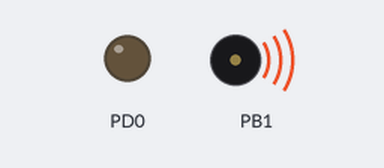
A program run on a simulated ATmega328P, built with avr-gcc and emulated at 8 MHz. Parts: output pins drawn as LEDs (lit = HIGH), buzzer (waves = sounding). At 0.0 s the program stops and its outputs stay as they are.

Above: at 0.1 s.
Timing chart, 0 to 1.5 s (numbered marks = the images above):
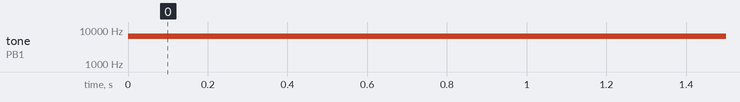

Measured:
- by itself, tone on PB1: silent → 6441 Hz at 0.00 s

The program:

main.c
```c
#include <avr/io.h>
#include "Timer1.h"
#include <stdio.h>
#include <util/delay.h>
 /* Test se probara todas las frecuencias porque si */
 /*
void testTodasLasFrecuencias(){
	TIMER1_set_module();
	uint16_t frecuencia=90;
	char frecuenciaStr[2];
	TIMER1_set_on();
	while (1)
	{
		sprintf(frecuenciaStr, "%u", frecuencia++);
		TIMER1_set_frequency(frecuenciaStr);
		_delay_ms(100);
	}
}
*/
 /* Test sonido policia */
 /*
 void testPolicia(){
	 TIMER1_set_module();
	 int direccion=1;
	 uint16_t frecuencia=200;
	 char frecuenciaStr[2];
	 TIMER1_set_on();
	 while (1)
	 {
		 sprintf(frecuenciaStr, "%u", frecuencia);
		 if (frecuencia==2000){direccion=-1;}
		 if (frecuencia==1000){ direccion=1;}

			frecuencia+=direccion;
		 TIMER1_set_frequency(frecuenciaStr);
		 _delay_ms(1);
	 }
 }
 */
/* Test mSe probara una  frecuencias recibida por valor*/
void testUnaFrecuencia(uint16_t frecuencia){
	TIMER1_set_module();
//	char text[2];
	//sprintf(text, "%u", frecuencia);
	TIMER1_set_tiempo(frecuencia);
	TIMER1_set_on();
	//while (1);
}
int main(void)
{
	//testTodasLasFrecuencias();
	//testPolicia();
	testUnaFrecuencia(100);
}
```

TIMER1.c
```c
#include "Timer1.h"

//parametros de configuracion del timer

/***************************************************************
Funciones globales pero privadas al archivo TIMER1.c
****************************************************************/
void	setOutPB1(){
	DDRB=(1<<PB1); //PB1=salida | El puerto PB1 es el OC1A
}
void	setModeTogle(){
	TCCR1A=(1<<COM1A0); //COM1A=Togle  no funciona en modo PWM
}
void	setModeCTCnoClock(){
	TCCR1B=0; //Modo CTC no prescaler
}
uint8_t isRangoAdmitido(uint16_t frequency){
	return (F_min<=frequency)&&(frequency<=F_max);
}
uint8_t setTopeDelContador(uint16_t frecuenciaDeseada){
	if (isRangoAdmitido(frecuenciaDeseada)){
		resetCounterOn= (F_CPU/(2*1*frecuenciaDeseada))-1;
	return 1;
	}
	return 0;
}
void	setModeCTCnoPreescaler(){
	TCCR1B=(1<<WGM12)|(1<<CS10); //Modo CTC no prescaler
}


/****************************************************************
funciones de acceso publicas
*****************************************************************/
void	TIMER1_set_module(){

	DDR=0x01;

	setTopeDelContador(F_defecto);
	setOutPB1();
	setModeTogle();
	}
uint8_t  TIMER1_set_tiempo(uint8_t tiempo ){
	return setTopeDelContador(1/tiempo);
}
void	TIMER1_set_on(){
	setModeCTCnoPreescaler();
	while(1){
		PORT^=(PORTB&(1<<PB1))<<1; //setea la salida del PB1 a el bit correspondiente
	}
}
void	TIMER1_set_off(){
	setModeCTCnoClock();
}
void	TIMER1_reset_module(){
	TIMER1_set_off();
	TIMER1_set_module();
}
```

TIMER1.h
```c
//Incluciones
#include <avr/io.h>
#include <stdlib.h>
//Definiciones
#ifndef F_CPU
#define F_CPU 8000000L
#endif
#define resetCounterOn OCR1A
#define F_min 100
#define F_max 10000
#define F_defecto 6435

#define PORT PORTD
#define DDR DDRD
#define pin 2;

/*******************************************************************************************************************
Este "objeto" permite administrar una onda cuadrada, generada por el TIMER1,
esta onda es tiene una salida por el bit1 del puerto B, también llamado OC1A, del atmega328P
*******************************************************************************************************************/

//funciones públicas
void TIMER1_set_module(); //Configuración inicial del Timer1
uint8_t TIMER1_set_tiempo(uint8_t tiempo );// recibe la frecuencia por string que tendra la onda generada por el timer1, retorna 1 si esta entre 100 y 10000, 0 en caso contrario
void TIMER1_set_on(); //Al invocarse la función, comienza a producir un sonido.
void TIMER1_set_off(); //Al invocarse la función, parar de reproducir un sonido.
void TIMER1_reset_module(); //Deja de reproducir sonido y setea la frecuencia en la frecuencia por defecto.
```
